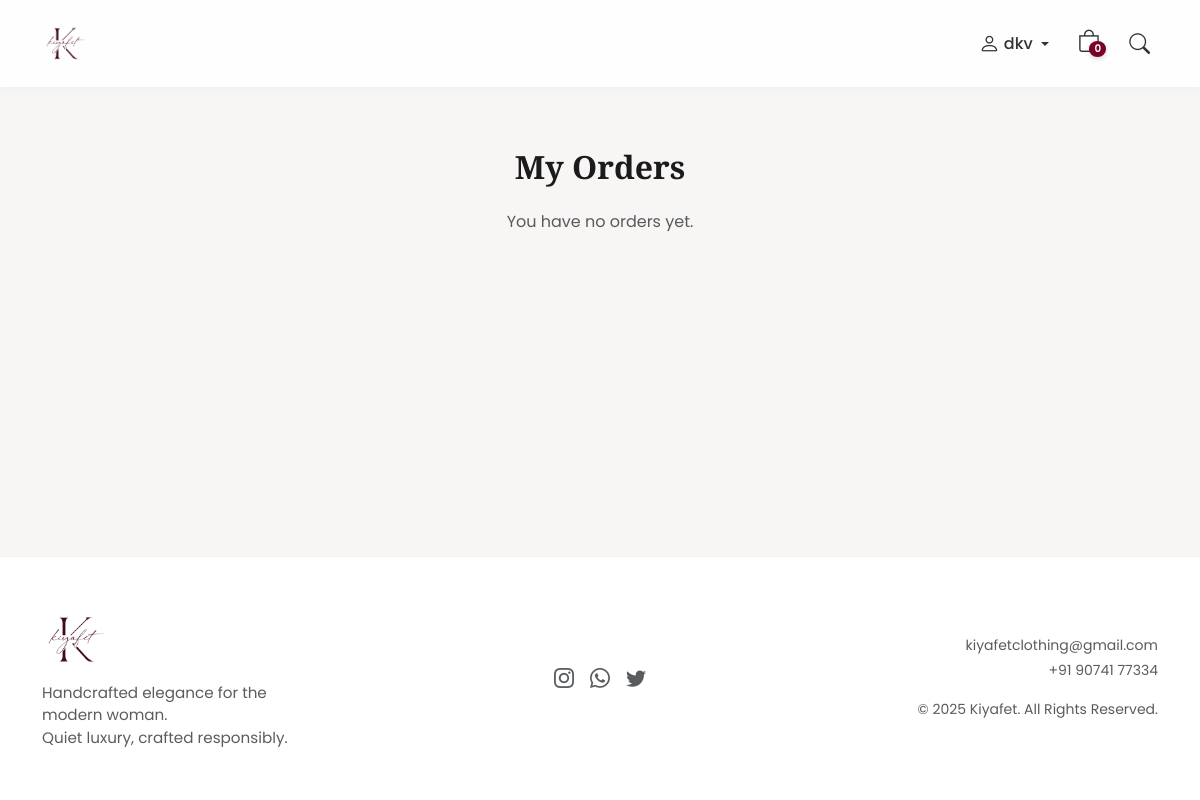
/my-orders/ (signed in), run on an earlier commit of the app's database.
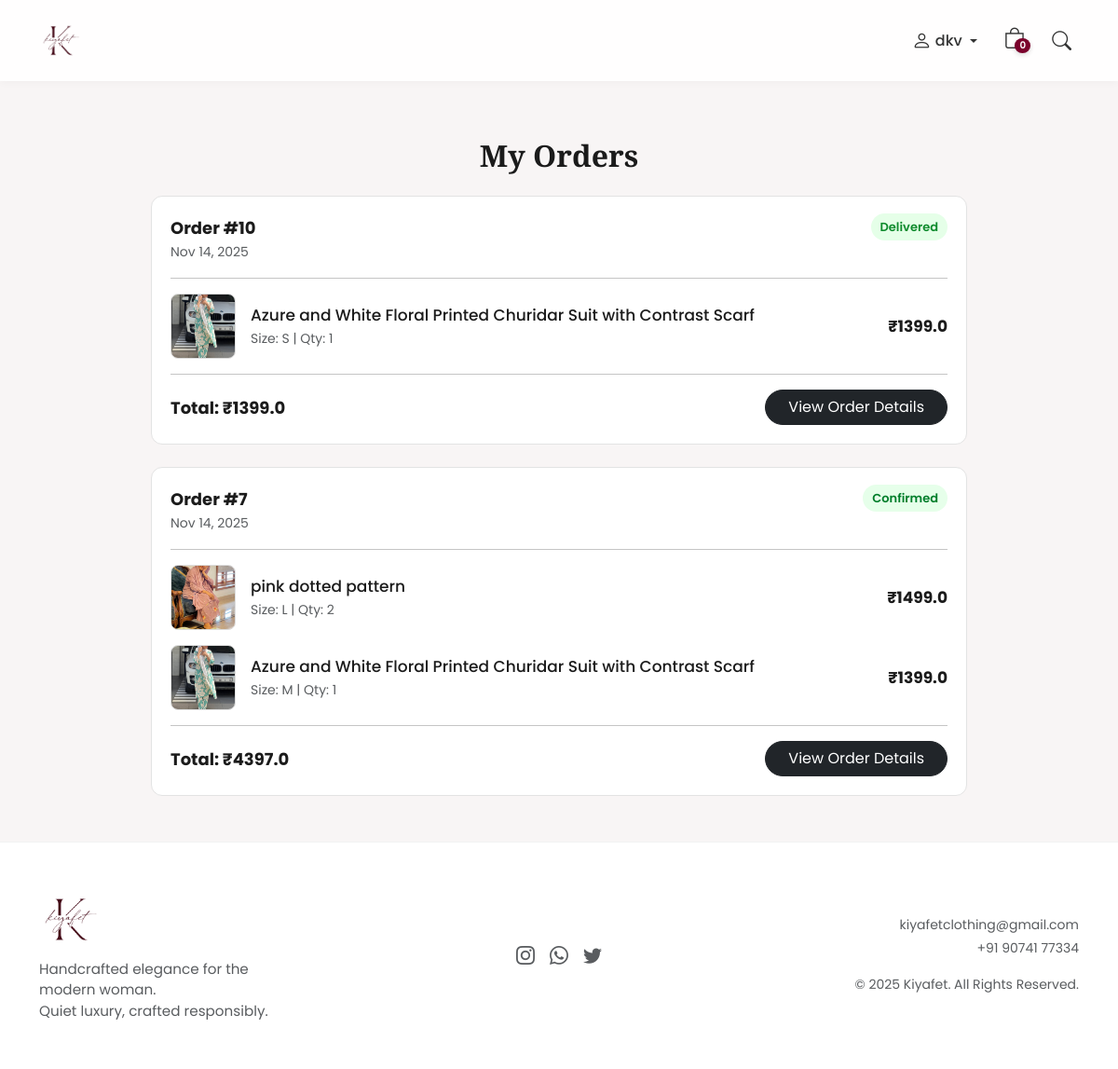
And on a later commit of the database.
### store_app/models.py (models this page shows, shortened)
class Order(models.Model):
    ORDER_STATUS = (
        ("placed", "Order Placed"),
        ("confirmed", "Order Confirmed"),
        ("shipped", "Shipped"),
        ("delivered", "Delivered"),
    )
    user = models.ForeignKey(User, on_delete=models.CASCADE)
    address = models.ForeignKey(Address, on_delete=models.SET_NULL, null=True)
    full_name = models.CharField(max_length=100)
    phone = models.CharField(max_length=15)
    total_amount = models.FloatField()
    payment_status = models.CharField(max_length=20, default="Pending")
    payment_id = models.CharField(max_length=200, blank=True, null=True)
    status = models.CharField(max_length=20, choices=ORDER_STATUS, default="placed")
    tracking_id = models.CharField(max_length=200, blank=True, null=True)
    courier_name = models.CharField(max_length=100, blank=True, null=True)
    created_at = models.DateTimeField(auto_now_add=True)

class OrderItem(models.Model):
    order = models.ForeignKey(Order, on_delete=models.CASCADE)
    product = models.ForeignKey(Product, on_delete=models.SET_NULL, null=True)
    quantity = models.PositiveIntegerField(default=1)
    price = models.FloatField()
    size = models.CharField(max_length=10, blank=True, null=True)

class Product(models.Model):
    name = models.CharField(max_length=200)
    category = models.CharField(max_length=50, choices=CATEGORIES)
    price = models.DecimalField(max_digits=10, decimal_places=2)
    description = models.TextField(blank=True, null=True)
    cover_image = models.ImageField(upload_to="products/cover/")
    created_at = models.DateTimeField(auto_now_add=True)

### store_app/views.py (the view)
# urls.py: path("my-orders/", views.OrdersListView.as_view(), name="orders_list"),
class OrdersListView(View):
    def get(self, request):
        if not request.user.is_authenticated:
            return render(request,"login_required.html")
        orders = Order.objects.filter(user=request.user).order_by("-created_at")
        return render(request, "orders_list.html", {"orders": orders})

### store_app/context_processors.py (called while the page is built)
def cart_item_count(request):
    if request.user.is_authenticated:
        count = CartItem.objects.filter(user=request.user).count()
    else:
        count = 0
    return {'cart_item_count': count}

### store_app/templates/orders_list.html (shortened to what this page needs)
{% extends 'customer_base.html' %}
{% block content %}
<div class="container my-5" style="max-width:900px;">
    <h2 class="mb-4 text-center"
        style="font-family:'Playfair Display', serif; font-weight:600;">
        My Orders
    </h2>
    {% if orders %}
        {% for order in orders %}
        <div class="order-card mb-4">
            <div class="d-flex justify-content-between">
                <div>
                    <strong style="font-size:18px;">Order #{{ order.id }}</strong><br>
                    <small class="text-muted">
                        {{ order.created_at|date:"M d, Y" }}
                    </small>
                </div>
                <div>
                    {% if order.status == "placed" %}
                        <span class="status-badge status-placed">Order Placed</span>
                    {% elif order.status == "confirmed" %}
                        <span class="status-badge status-confirmed">Confirmed</span>
                    {% elif order.status == "shipped" %}
                        <span class="status-badge status-shipped">Shipped</span>
                    {% elif order.status == "delivered" %}
                        <span class="status-badge status-delivered">Delivered</span>
                    {% endif %}
                </div>
            </div>
            <hr>
            {% for item in order.orderitem_set.all %}
            <div class="d-flex mb-3 align-items-center">
                <img src="{{ item.product.cover_image.url }}" class="order-img me-3">
                <div>
                    <div style="font-size:17px; font-weight:500;">{{ item.product.name }}</div>
                    <small class="text-muted">Size: {{ item.size }} | Qty: {{ item.quantity }}</small>
                </div>
                <div class="ms-auto fw-bold" style="font-size:17px;">
                    ₹{{ item.price }}
                </div>
            </div>
            {% endfor %}
            <hr>
            <div class="d-flex justify-content-between align-items-center">
                <div class="fw-bold" style="font-size:18px;">
                    Total: ₹{{ order.total_amount }}
                </div>
                <a href="{% url 'order_detail' order.id %}"
                   class="btn btn-dark rounded-pill px-4">
                    View Order Details
                </a>
            </div>
        </div>
        {% endfor %}
    {% else %}
        <p class="text-center text-muted">You have no orders yet.</p>
    {% endif %}
</div>
{% endblock %}

### store_app/templates/customer_base.html (shortened to what this page needs)
{% load static %}
<!doctype html>
<html lang="en">
<head>
    <link href="https://cdn.jsdelivr.net/npm/bootstrap@5.3.2/dist/css/bootstrap.min.css" rel="stylesheet">
    <link href="https://cdn.jsdelivr.net/npm/bootstrap-icons@1.11.1/font/bootstrap-icons.css" rel="stylesheet">
</head>
<body>
    <nav class="navbar navbar-expand-lg fixed-top py-3">
        <div class="container d-flex align-items-center justify-content-between">
            <a class="navbar-brand" href="{% url 'home' %}">
                <img src="{% static 'logo.png' %}" alt="Kiyafet" style="height:45px;">
            </a>
            <div class="collapse navbar-collapse justify-content-end" id="navMenu">
                <ul class="navbar-nav align-items-center gap-3">
                    <li class="nav-item dropdown position-relative">
                        <a href="#" class="nav-link d-flex align-items-center gap-1 dropdown-toggle"
                            id="accountDropdown" role="button" data-bs-toggle="dropdown" aria-expanded="false">
                            <i class="bi bi-person" style="font-size:1.3rem;"></i>
                            {% if user.is_authenticated %}
                            <span class="d-none d-lg-inline fw-medium">{{ request.user.username }}</span>
                            {% else %}
                            <span class="d-none d-lg-inline fw-medium">Account</span>
                            {% endif %}
                        </a>
                    </li>
                    <li class="nav-item position-relative">
                        <a href="{% url 'cart_view' %}" class="nav-link position-relative d-inline-block"
                            style="padding: 0 5px;">
                            <i class="bi bi-bag" style="font-size:1.4rem; line-height:1;"></i>
                            <span class="cart-badge">
                                {% if user.is_authenticated %}
                                {{ cart_item_count|default:0 }}
                                {% else %}
                                0
                                {% endif %}
                            </span>
                        </a>
                    </li>
                    <li class="nav-item">
                        <a href="#" class="nav-link"><i class="bi bi-search" style="font-size:1.3rem;"></i></a>
                    </li>
                </ul>
            </div>
        </div>
    </nav>
    <main>
        {% block content %}{% endblock %}
    </main>
    <footer>
        <div class="container">
            <div class="row align-items-center text-center text-md-start g-4">
                <div class="col-md-4">
                    <div class="d-flex flex-column align-items-center align-items-md-start">
                        <img src="{% static 'logo.png' %}" alt="Kiyafet Logo" style="height:65px; margin-bottom:10px;">
                        <p class="text-muted mb-0" style="max-width:280px; font-size:0.95rem;">
                            Handcrafted elegance for the modern woman.<br>Quiet luxury, crafted responsibly.
                        </p>
                    </div>
                </div>
                <div class="col-md-4 text-center">
                    <div class="d-flex justify-content-center gap-3 fs-5">
                        <a href="https://www.instagram.com/kiyafet.__?utm_source=ig_web_button_share_sheet&igsh=ZDNlZDc0MzIxNw=="
                            class="text-muted"><i class="bi bi-instagram"></i></a>
                        <a href="https://wa.me/919074177334" target="_blank" class="text-muted"><i
                                class="bi bi-whatsapp"></i></a>
                        <a href="#" class="text-muted"><i class="bi bi-twitter"></i></a>
                    </div>
                </div>
                <div class="col-md-4 text-center text-md-end">
                    <small class="d-block mb-1">
                        <a href="mailto:kiyafetclothing@gmail.com" class="text-muted text-decoration-none">
                            kiyafetclothing@gmail.com
                        </a>
                    </small>
                    <small class="d-block mb-3">
                        <a href="tel:+919074177334" class="text-muted text-decoration-none">
                            +91 90741 77334
                        </a>
                    </small>
                    <small class="text-muted">© 2025 Kiyafet. All Rights Reserved.</small>
                </div>
            </div>
        </div>
    </footer>
</body>
</html>

### store_app/templates/customer_base.html (style rules this page uses)
:root { --bg-light: #f8f5f5; --panel: #fff; --rose: #7a002b; --accent: #b49782; --ink: #1b1b1b; }
html, body { height: 100%; margin: 0; }
body { display: flex; flex-direction: column; min-height: 100vh; background: var(--bg-light); font-family: 'Poppins', sans-serif; color: var(--ink); }
main { flex: 1; padding-top: 100px; }
.navbar { background: rgba(255, 255, 255, 0.9); backdrop-filter: blur(10px); transition: all 0.35s ease; box-shadow: 0 2px 8px rgba(0, 0, 0, 0.03); }
.nav-link { color: #333 !important; font-weight: 500; }
footer { background: #fff; padding: 50px 0; border-top: 1px solid rgba(0, 0, 0, 0.05); color: #555; margin-top: auto; }
footer a { color: var(--rose); text-decoration: none; }
.cart-badge { position: absolute; top: 11px; right: -1px; background-color: var(--rose); color: #fff; font-size: 0.65rem; font-weight: 600; border-radius: 50%; padding: 2px 5px; min-width: 16px; text-align: center; line-height: 1.1; box-shadow: 0 2px 5px rgba(0, 0, 0, 0.15); }

### store_app/templates/orders_list.html (style rules this page uses)
.order-card { border: 1px solid #e3e3e3; border-radius: 12px; padding: 20px; background: #fff; transition: 0.2s ease; }
.status-badge { padding: 5px 10px; font-size: 13px; border-radius: 20px; font-weight: 600; }
.status-confirmed { background:#e6ffea; color:#007e2b; }
.status-delivered { background:#e5ffe8; color:#0f8b2d; }
.order-img { width: 70px; height: 70px; object-fit: cover; border-radius: 8px; border: 1px solid #ddd; }

What changed in the data, as far as the page shows it:
added Order: id "10", created_at "Nov 14, 2025", status "Delivered", total_amount "1399.0"
added OrderItem: product.cover_image (picture), product.name "Azure and White Floral Printed Churidar Suit with Contrast Scarf", size "S", quantity "1", price "1399.0", shown under "10"
added Order: id "7", created_at "Nov 14, 2025", status "Confirmed", total_amount "4397.0"
added OrderItem: product.cover_image (picture), product.name "pink dotted pattern", size "L", quantity "2", price "1499.0", shown under "7"
added OrderItem: product.cover_image (picture), product.name "Azure and White Floral Printed Churidar Suit with Contrast Scarf", size "M", quantity "1", price "1399.0", shown under "7"
Also different on the page:
text no longer shown: "You have no orders yet."
